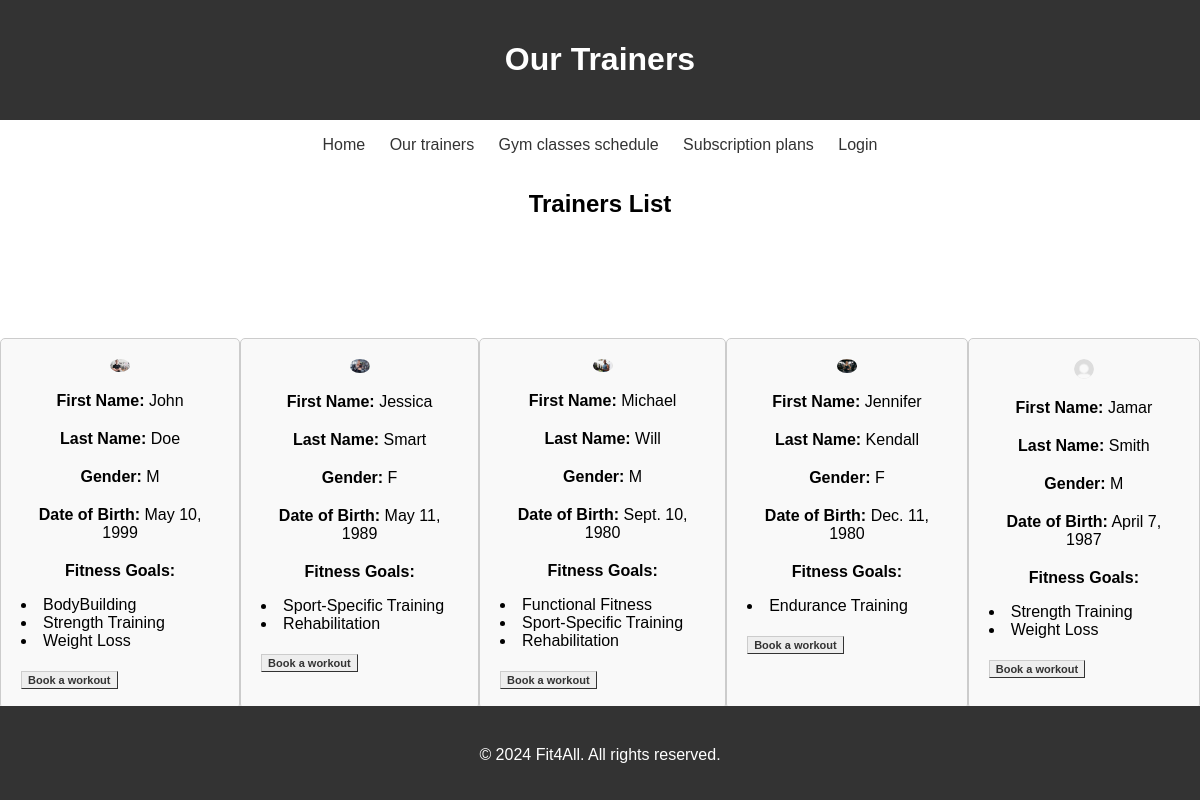
The app's page /trainer-list/ with its own data.
### gestione_palestra/models.py (models this page shows)
class TrainerProfile(models.Model):
    user = models.OneToOneField(User, on_delete=models.CASCADE)
    gender_choices = [
        ('M', 'Male'),
        ('F', 'Female'),
    ]
    gender = models.CharField(max_length=1, choices=gender_choices, null=False, blank=True)
    first_name = models.CharField(max_length=100, null=False,blank=True)
    last_name = models.CharField(max_length=100, null=False,blank=True)
    date_of_birth = models.DateField(null=False,blank=True,default=date.today)
    certifications = models.FileField(blank=True)
    profile_picture = models.ImageField(upload_to='profile_pictures/', null=True, blank=True)
    fitness_goals = models.ManyToManyField(FitnessGoal, blank=True)  # Cambio qui
    pt_photo = models.ImageField(upload_to='pt_images/', null=True, blank=True)

class FitnessGoal(models.Model):
    name = models.CharField(max_length=100)

### gestione_palestra/views.py (the view)
# urls.py: path('trainer-list/', views.TrainerListView.as_view(), name='trainer-list'),
class TrainerListView(View):
    def get(self, request):
        trainers_users = models.User.objects.filter(is_instructor=True)
        trainers = []
        for trainer_user in trainers_users:
            trainer_profile = models.TrainerProfile.objects.get(user=trainer_user)
            with connection.cursor() as cursor:
                cursor.execute(f"SELECT fg.name FROM gestione_palestra_fitnessgoal AS fg WHERE fg.id IN (SELECT fitnessgoal_id FROM gestione_palestra_trainerprofile_fitness_goals WHERE trainerprofile_id = {trainer_profile.id})")
                fitness_goals = [row[0] for row in cursor.fetchall()]
            trainers.append((trainer_profile,fitness_goals))
        return render(request=request, template_name="trainer-list.html", context={'trainers':trainers})

### gestione_palestra/context_processors.py (called while the page is built)
def global_context(request):
    plans = models.SubscriptionPlan.objects.all()
    fitness_goals_choices = models.FitnessGoal.objects.all()
    fitness_goals = [(goal.id, goal.name) for goal in fitness_goals_choices]
    for plan in plans:
        plan.discounted_price = plan.monthly_price - plan.age_discount
    context =   {
                    'gym_name': 'Fit4All',
                    'now': datetime.date.today,
                    'subscription_plans':plans,
                    'fitness_goals':fitness_goals,
                    'days':week_days,
                    'hours':range(9,19)
                }
    return context

### templates/trainer-list.html (shortened to what this page needs)
{% extends "base.html" %}
{% load static %}
{% block header %} Our Trainers {% endblock %}
{% block content %}
<h2>Trainers List</h2>
<div class="trainer-list">
    <div class="trainers-container">
        {% for trainer, fitness_goals in trainers %}
        <div class="trainer-card">
            <img src="{% if trainer.pt_photo %}{{ trainer.pt_photo.url }}{% else %}{% static 'img/default_profile_image.png' %}{% endif %}" alt="Profile Picture" style="max-width: 200px;">
            <div class="trainer-details">
                <p><strong>First Name:</strong> {{ trainer.first_name|default:"-" }}</p>
                <p><strong>Last Name:</strong> {{ trainer.last_name|default:"-" }}</p>
                <p><strong>Gender:</strong> {{ trainer.gender|default:"-" }}</p>
                <p><strong>Date of Birth:</strong> {{ trainer.date_of_birth|default:"-" }}</p>
                <p><strong>Fitness Goals:</strong> {% for goal in fitness_goals %}<li>{{ goal }}</li>{% endfor %}</p>
                <a class="button" href="{% url 'book-workout' trainer.id  %}">Book a workout</a>
            </div>
        </div>
        {% endfor %}
    </div>
</div>
{% endblock %}

### static/css/style.css (style rules this page uses)
html, body { height: 100%; }
body { font-family: Arial, sans-serif; margin: 0; padding: 0; display: flex; flex-direction: column; }
img { width: 20px; height: auto; }
.trainers-container { display: flex; text-align: left; }
.trainer-list { display: flex; justify-content: center; margin-top: 100px; }
.button { font: bold 11px Arial; text-decoration: none; background-color: #EEEEEE; color: #333333; padding: 2px 6px 2px 6px; border-top: 1px solid #CCCCCC; border-right: 1px solid #333333; border-bottom: 1px solid #333333; border-left: 1px solid #CCCCCC; }
.trainer-card { display: inline-block; padding: 20px; border: 1px solid #ccc; border-radius: 5px; background-color: #f9f9f9; }
.trainer-card img { display: block; margin: 0 auto; border-radius: 50%; max-width: 100%; height: auto; }
h2 { text-align: center; color: #000000; }
p { margin-top: 20px; text-align: center; }

### records on screen
TrainerProfile: pt_photo (picture), first_name "John", last_name "Doe", gender "M", date_of_birth "May 10, 1999"
FitnessGoal: name "BodyBuilding"
FitnessGoal: name "Strength Training"
FitnessGoal: name "Weight Loss"
TrainerProfile: pt_photo (picture), first_name "Jessica", last_name "Smart", gender "F", date_of_birth "May 11, 1989"
FitnessGoal: name "Sport-Specific Training"
FitnessGoal: name "Rehabilitation"
TrainerProfile: pt_photo (picture), first_name "Michael", last_name "Will", gender "M", date_of_birth "Sept. 10, 1980"
FitnessGoal: name "Functional Fitness"
TrainerProfile: pt_photo (picture), first_name "Jennifer", last_name "Kendall", gender "F", date_of_birth "Dec. 11, 1980"
FitnessGoal: name "Endurance Training"
TrainerProfile: first_name "Jamar", last_name "Smith", gender "M", date_of_birth "April 7, 1987"

### other values on screen
{{ gym_name }} "Fit4All"
